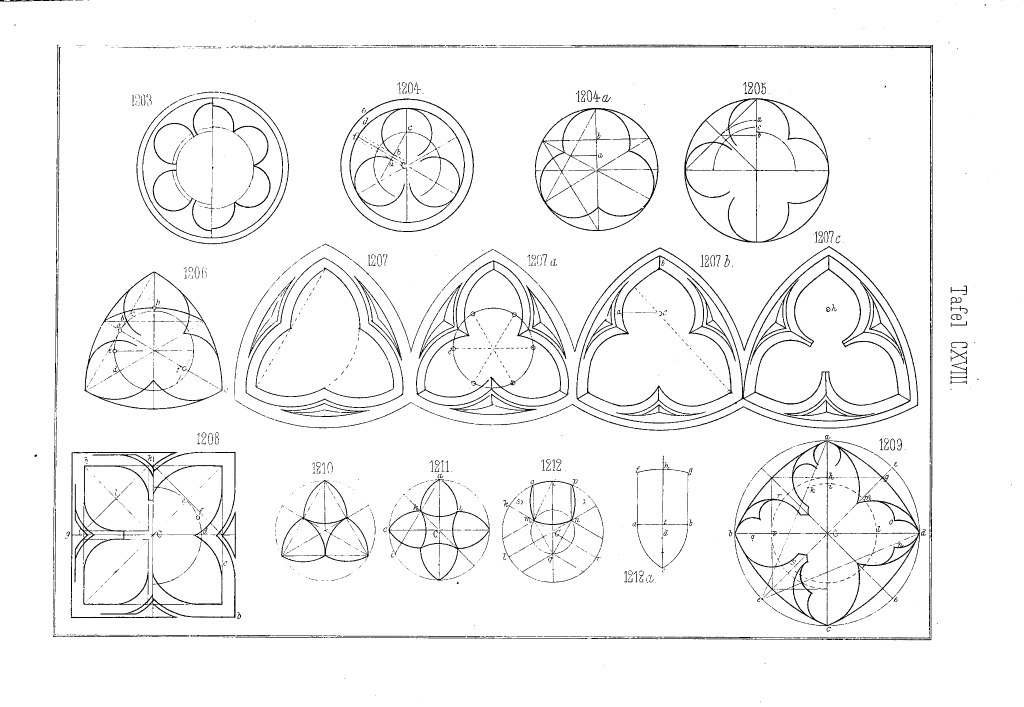
#> input picture research/gothic_2d/2026-11-07_chat_findings/records/Ungewitter_CXVIII_Whole_Page_R02/ORIGINAL_UNMODIFIED.png, 2048 x 1414 px (shown at 1/2 size)
$ python trace_plate.py ../../../records/Ungewitter_CXVIII_Whole_Page_R02/ORIGINAL_UNMODIFIED.png ../../../records/Ungewitter_CXVIII_Whole_Page_R02/ORIGINAL_UNMODIFIED.png
#> lines starting #> are read from the running program, lines starting #| are printed output that depends on the picture; after the words box and inside, x2 and y2 are one past the last pixel; in counts of white or black regions, pixels touching at a corner belong together
#!/usr/bin/env python3
"""Experimental non-destructive ink-contour vectorization of Ungewitter Plate CXVIII.
These are contours from a historical scan, NOT mathematically reconstructed architecture.
Usage: python trace_plate.py /path/to/plate.png /path/to/output_dir
"""
import sys, pathlib, hashlib, json, shutil
import numpy as np, cv2
from PIL import Image
try: import cairosvg
except ImportError: cairosvg=None

def vectorize(img, minimum_area=4, threshold=190, offset=(0,0)):
    g=np.array(img.convert('L'))
    mask=np.uint8(g<threshold)*255
    # conservative removal of isolated dust only
    num, labels, stats, centroids=cv2.connectedComponentsWithStats(mask,8)
    cleaned=np.zeros_like(mask)
    for i in range(1,num):
        if stats[i,cv2.CC_STAT_AREA]>=minimum_area: cleaned[labels==i]=255
    contours, hierarchy=cv2.findContours(cleaned,cv2.RETR_TREE,cv2.CHAIN_APPROX_SIMPLE)
    paths=[]; n=0
    for contour in contours:
        if cv2.arcLength(contour,True)<3: continue
        epsilon=0.37
        approx=cv2.approxPolyDP(contour,epsilon,True).reshape(-1,2)
        if len(approx)<3:continue
        x,y=offset
        paths.append('M'+' L'.join(f'{int(q[0]+x)},{int(q[1]+y)}' for q in approx)+' Z')
        n+=1
    return ' '.join(paths),n,cleaned

def svg_for(original, crop, name, axis=None, circles=None, speculative=None):
    W,H=original.size
    if crop: x0,y0,x1,y1=crop; piece=original.crop(crop)
    else: x0=y0=0;piece=original
    w,h=piece.size
    path,n,mask=vectorize(piece,minimum_area=5 if not crop else 3,offset=(0,0))
    # All paths are filled, not stroked. This preserves the historic scanned ink with holes.
    layers=[f'<svg xmlns="http://www.w3.org/2000/svg" width="{w}" height="{h}" viewBox="0 0 {w} {h}">',
      f'<title>{name} — 2D vectorized historical ink, construction overlays provisional</title>',
      '<desc>Solid black is image-derived ink silhouette, not certified analytic circle geometry. Gray guides are design axes; red guides indicate hypotheses. Dotted black circles are fitted or reference circle candidates.</desc>',
      '<rect width="100%" height="100%" fill="white"/>',
      f'<g id="scan-derived-black-ink" fill="black" fill-rule="evenodd"><path d="{path}"/></g>']
    if axis:
        cx,cy=axis
        layers.append(f'<g id="dividing-axes-lightgray-dashed" fill="none" stroke="#a3a3a3" stroke-width="1" stroke-dasharray="8,6"><path d="M {cx} 0 V {h} M 0 {cy} H {w}"/></g>')
    if circles:
        layers.append('<g id="complete-reference-circles-black-dotted" fill="none" stroke="#111" stroke-width="1.15" stroke-dasharray="1,5" stroke-linecap="round">')
        for cx,cy,r in circles:layers.append(f'<circle cx="{cx}" cy="{cy}" r="{r}"/>')
        layers.append('</g>')
    if speculative:
        layers.append('<g id="unverified-construction-red-dashed" fill="none" stroke="#c62828" stroke-width="1.05" stroke-dasharray="7,5">')
        for x1,y1,x2,y2 in speculative:layers.append(f'<path d="M{x1},{y1} L{x2},{y2}"/>')
        layers.append('</g>')
    layers.append('</svg>')
    dest=out/(name+'.svg');dest.write_text('\n'.join(layers))
    if cairosvg:
        cairosvg.svg2png(bytestring=('\n'.join(layers)).encode(),write_to=str(out/(name+'.png')),output_width=min(1800,w*2),output_height=min(1800,h*2))
    return {'file':name+'.svg','image_box_original_pixels':list(crop) if crop else [0,0,W,H],'contour_count':n,'status':'scan-derived vector silhouettes; not compass-certified'}

src=pathlib.Path(sys.argv[1]);out=pathlib.Path(sys.argv[2]);out.mkdir(exist_ok=True,parents=True)
original=Image.open(src).convert('RGB')
shutil.copyfile(src,out/'ORIGINAL_UNMODIFIED.png')
results=[]
results.append(svg_for(original,None,'PLATE_CXVIII_FULL_SCAN_VECTOR'))
#> in vectorize, `mask=np.uint8(g<threshold)*255`:
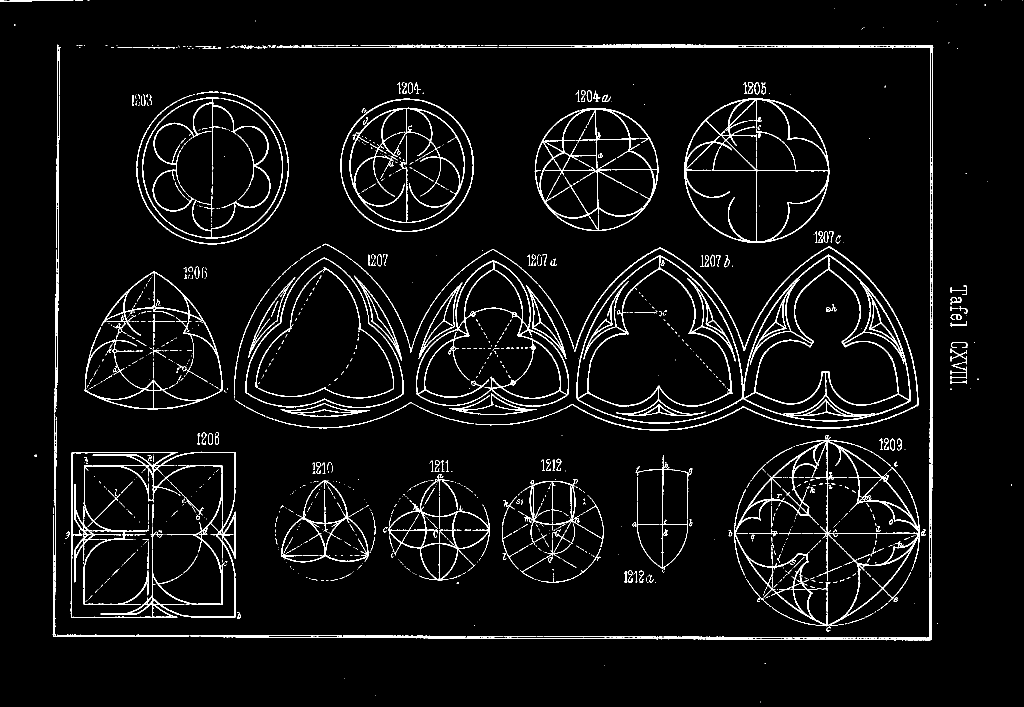
#> mask: shape (1414, 2048) (shown at 1/2 size); 4.4% white in thin lines or dots
#> in vectorize, `num, labels, stats, centroids=cv2.connectedComponentsWithStats(mask,8)`:
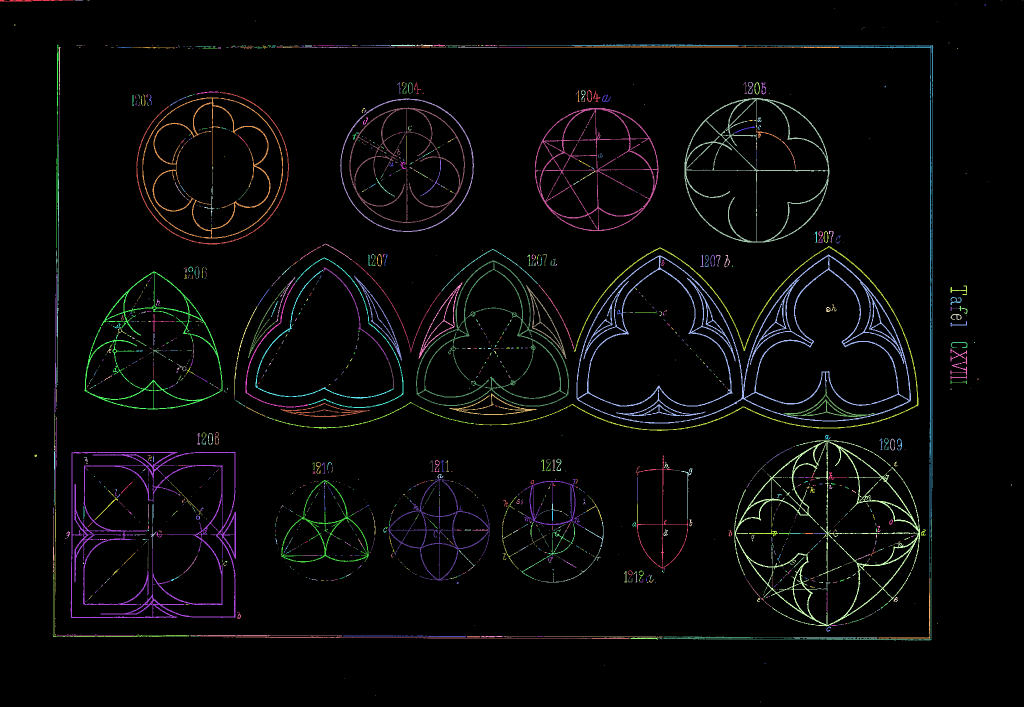
#> labels: shape (1414, 2048) int32 (shown at 1/2 size); 1301 distinct labels, from 0 to 1300; one colour per label, 0 black
#> in vectorize, `num, labels, stats, centroids=cv2.connectedComponentsWithStats(mask,8)`: num = 1301; stats = 1301 rows, first 6: [0, 0, 2048, 1414, 2767379], [0, 0, 147, 3, 284], [150, 0, 16, 1, 16], [175, 0, 4, 1, 4], [2003, 0, 1, 1, 1], [2045, 0, 1, 1, 1]; centroids = 1301 pairs, first value 29.33 to 2045, second value 0 to 1403.5
#> after the loop in vectorize, `for i in range(1,num):`: cleaned: shape (1414, 2048); 4.4% white in thin lines or dots, all inside (x1, y1, x2, y2) = (0, 0, 1972, 1281)
#> in vectorize, `contours, hierarchy=cv2.findContours(cleaned,cv2.RETR_TREE,cv2.CHAIN_A..`: contours = 1150 contours, 815 with area under 20; largest, box (x1, y1, x2, y2) and area: (1153, 509, 1822, 847) 158200, (141, 903, 472, 1236) 106592, (1469, 881, 1840, 1253) 87724, (143, 905, 445, 1235) 80653, (1369, 196, 1659, 486) 65322
#> the loop in vectorize, `for contour in contours:` made 1150 passes
#> approx on passes 5, 6, 21: [[1074, 1273], [1085, 1273]], [[381, 1273], [398, 1273]], [[1760, 1217], [1754, 1221], [1755, 1221]]
#> after the loop in vectorize, `for contour in contours:`: n = 1097; paths = 1097 items
#> in svg_for, `path,n,mask=vectorize(piece,minimum_area=5 if not crop else 3,offset=(..`: n = 1097
# Figure crops anchored directly to scanned image pixels; not measurements of historical architectural scale.
regions={
'FIG_1203':((255,174,585,493),(421,337),None,None),
'FIG_1204':((680,185,980,510),(133,145),[(133,145,132)],[(133,145,35,98),(133,145,234,89)]),
'FIG_1204a':((1051,188,1346,485),(149,152),[(149,152,124)],None),
'FIG_1205':((1340,175,1680,510),(172,166),[(172,166,144)],[(172,166,68,61)]),
'FIG_1206':((160,514,485,845),(161,171),None,None),
'FIG_1207':((467,475,831,857),(177,183),None,None),
'FIG_1207a':((819,475,1172,852),(171,181),None,None),
'FIG_1207b':((1150,483,1513,855),(183,181),None,None),
'FIG_1207c':((1480,488,1870,856),(190,180),None,None),
'FIG_1208':((127,858,510,1265),(196,216),None,None),
'FIG_1210':((537,930,729,1185),(92,119),None,None),
'FIG_1211':((729,913,995,1195),(138,146),None,None),
'FIG_1212':((1010,921,1244,1202),(123,144),None,None),
'FIG_1212a':((1235,914,1466,1214),(117,151),None,None),
'FIG_1209':((1450,850,1900,1270),(221,209),None,None),
}
for name,(crop,axis,circles,spec) in regions.items():
#> (the run stopped early here; a loop or call above may not have finished)
